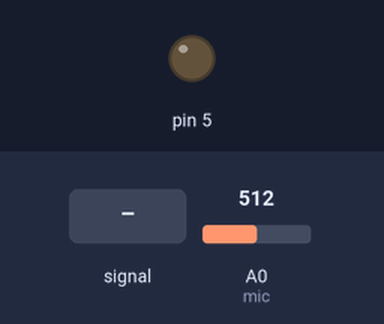
Recording of a sketch running on a simulated Arduino Uno, built with avr-gcc and run on an emulated ATmega328P. Parts: output pins drawn as LEDs (lit = HIGH). The inputs (shaded band) are chosen by the test bench; at power-on: A0 (mic) = 512. What the sketch prints to the serial monitor is not drawn.

Above: at 1.2 s.
1.3 s: A0 (mic) fed a 200 Hz sine of ±81 counts around its level
At 1.54 s:
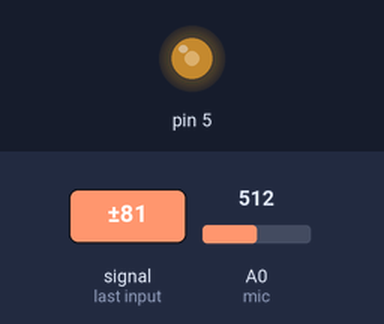
At 2.46 s:
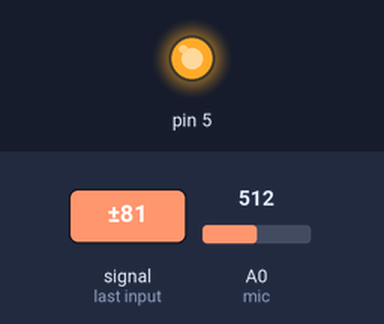
Timing chart, 0 to 2.3 s (numbered marks = the images above; inputs shaded):
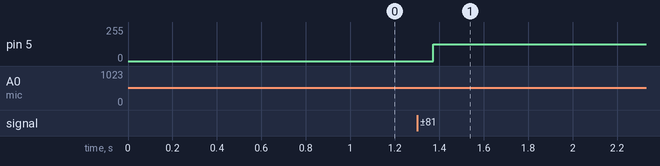

Measured:
- after the input at 1.3 s, pin 5: 0/255 → 127/255 after 0.07 s

The sketch:

mic2serial.ino
```cpp
int mic = 0;

void setup() {
	Serial.begin(115200);
	pinMode(mic, INPUT);
	pinMode(5, OUTPUT);
}

void loop() {
	int val = analogRead(mic);
	analogWrite(5, val);
	Serial.print((char) val);
}
```
